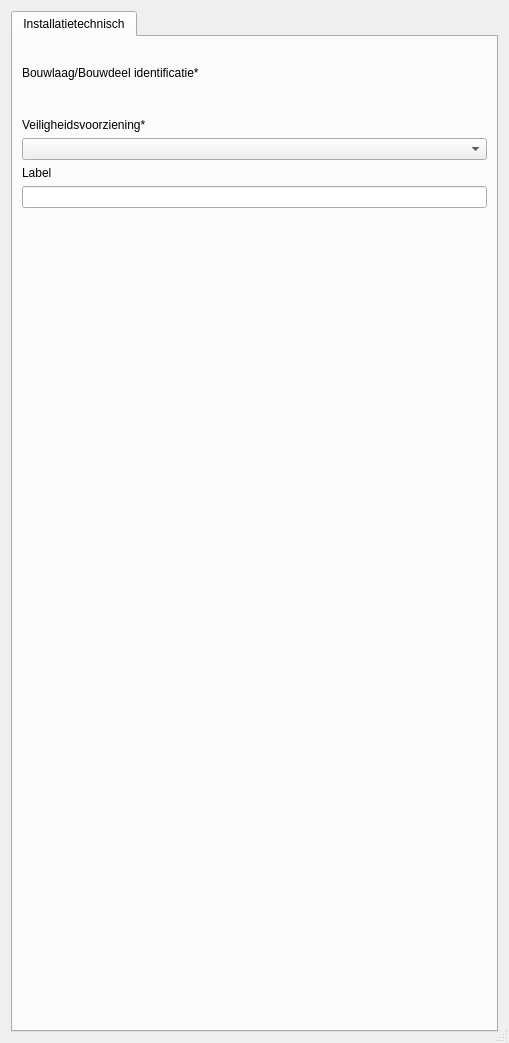
<?xml version="1.0" encoding="UTF-8"?>
<ui version="4.0">
 <class>pand_id_2</class>
 <widget class="QDialog" name="pand_id_2">
  <property name="geometry">
   <rect>
    <x>0</x>
    <y>0</y>
    <width>509</width>
    <height>1043</height>
   </rect>
  </property>
  <property name="windowTitle">
   <string>Dialog</string>
  </property>
  <property name="autoFillBackground">
   <bool>false</bool>
  </property>
  <property name="sizeGripEnabled">
   <bool>true</bool>
  </property>
  <layout class="QVBoxLayout" name="verticalLayout">
   <item>
    <widget class="QTabWidget" name="Objectgegevens_2">
     <property name="sizePolicy">
      <sizepolicy hsizetype="Preferred" vsizetype="Preferred">
       <horstretch>0</horstretch>
       <verstretch>0</verstretch>
      </sizepolicy>
     </property>
     <property name="autoFillBackground">
      <bool>true</bool>
     </property>
     <property name="currentIndex">
      <number>0</number>
     </property>
     <property name="documentMode">
      <bool>false</bool>
     </property>
     <widget class="QWidget" name="Objectgegevens">
      <attribute name="title">
       <string>Installatietechnisch</string>
      </attribute>
      <layout class="QVBoxLayout" name="verticalLayout_2">
       <item>
        <widget class="QLabel" name="label_4">
         <property name="text">
          <string/>
         </property>
         <property name="pixmap">
          <pixmap>Algemeen gevaar.svg</pixmap>
         </property>
        </widget>
       </item>
       <item>
        <widget class="QLabel" name="label_3">
         <property name="text">
          <string>Bouwlaag/Bouwdeel identificatie*</string>
         </property>
        </widget>
       </item>
       <item>
        <widget class="QgsRelationReferenceWidget" name="bouwlaag_id" native="true">
         <property name="sizePolicy">
          <sizepolicy hsizetype="Preferred" vsizetype="Preferred">
           <horstretch>0</horstretch>
           <verstretch>0</verstretch>
          </sizepolicy>
         </property>
         <property name="minimumSize">
          <size>
           <width>0</width>
           <height>26</height>
          </size>
         </property>
         <property name="whatsThis">
          <string/>
         </property>
        </widget>
       </item>
       <item>
        <widget class="QLabel" name="label_5">
         <property name="text">
          <string>Veiligheidsvoorziening*</string>
         </property>
        </widget>
       </item>
       <item>
        <widget class="QComboBox" name="veiligh_install_type_id">
         <property name="maxVisibleItems">
          <number>30</number>
         </property>
        </widget>
       </item>
       <item>
        <widget class="QLabel" name="label_6">
         <property name="text">
          <string>Label</string>
         </property>
        </widget>
       </item>
       <item>
        <widget class="QLineEdit" name="label"/>
       </item>
       <item>
        <spacer name="verticalSpacer">
         <property name="orientation">
          <enum>Qt::Vertical</enum>
         </property>
         <property name="sizeHint" stdset="0">
          <size>
           <width>20</width>
           <height>529</height>
          </size>
         </property>
        </spacer>
       </item>
      </layout>
      <zorder>label_4</zorder>
      <zorder>verticalSpacer</zorder>
      <zorder>label_3</zorder>
      <zorder>bouwlaag_id</zorder>
      <zorder>label_5</zorder>
      <zorder>veiligh_install_type_id</zorder>
      <zorder>label_6</zorder>
      <zorder>label</zorder>
     </widget>
    </widget>
   </item>
  </layout>
 </widget>
 <customwidgets>
  <customwidget>
   <class>QgsRelationReferenceWidget</class>
   <extends>QWidget</extends>
   <header>qgsrelationreferencewidget.h</header>
  </customwidget>
 </customwidgets>
 <resources>
  <include location="image.qrc"/>
 </resources>
 <connections/>
</ui>
